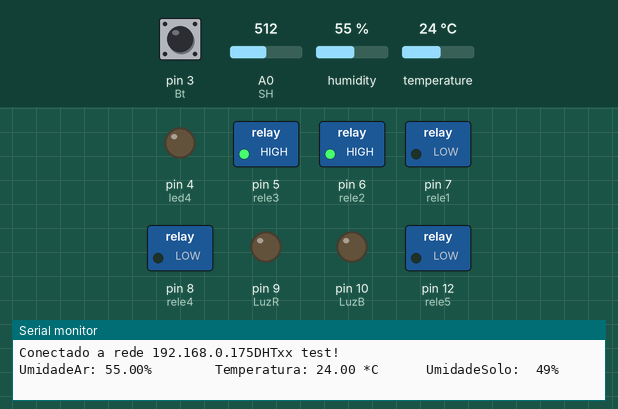
Simulated run of this sketch. Board: Arduino Uno, built with avr-gcc and run on an emulated ATmega328P. On the bench: switched loads named in the sketch (green lamp = pin HIGH), output pins drawn as LEDs (lit = HIGH), the last lines printed to the serial monitor. Inputs (shaded band) come from the test bench; at power-on: temperature 24 °C, pin 3 (Bt) HIGH, A0 (SH) = 512, humidity 55 %. WiFi joins after 1.5 s; servers stay silent unless stated; uploads are accepted with an empty reply.

Above: at 2.7 s.
2.8 s: temperature set to 22 °C
5.5 s: temperature set to 19 °C
At 8.0 s:
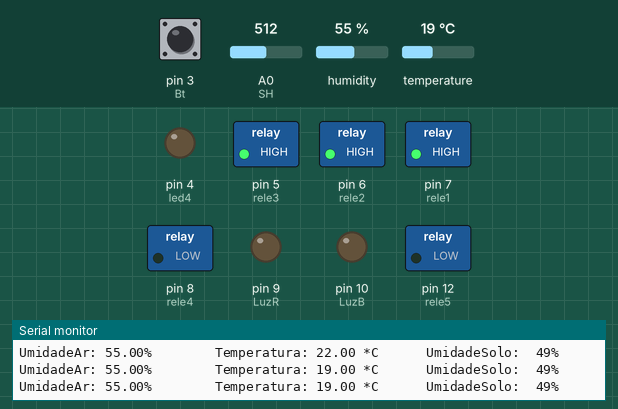
8.3 s: pin 3 (Bt) pulled LOW for 1.55 s
At 9.8 s:
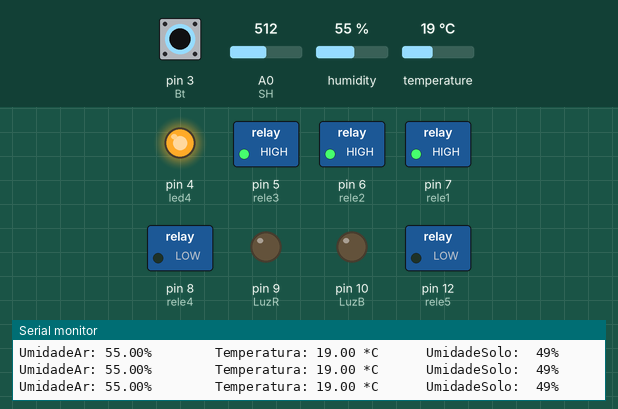
11.3 s: temperature set to 17 °C
13.9 s: temperature set to 14 °C
At 15.8 s:
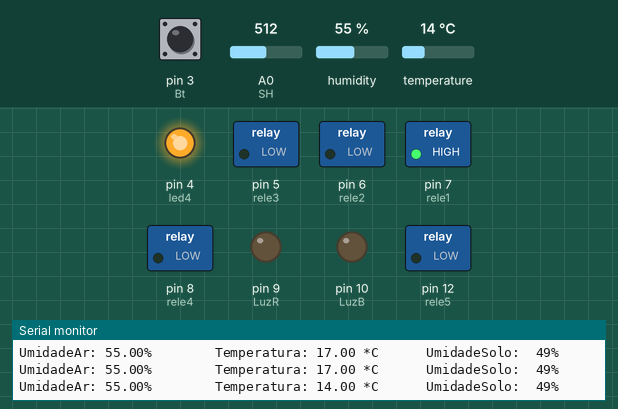
16.7 s: pin 3 (Bt) pulled LOW for 1.55 s
At 18.6 s:
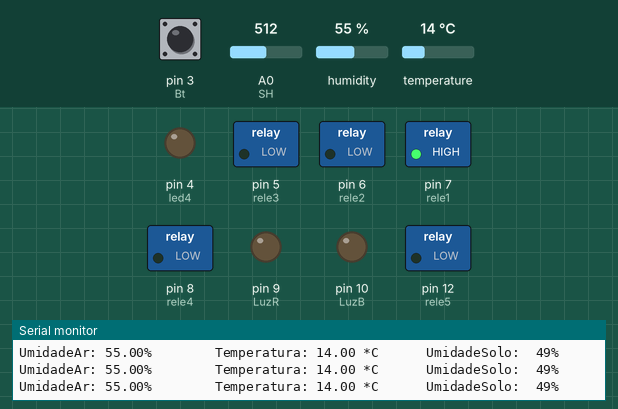
Timing chart, 0 to 20.1 s (numbered marks = the images above; inputs shaded):
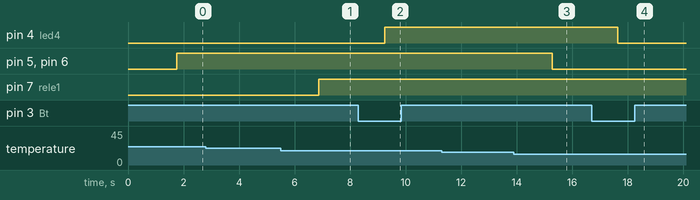

The sketch:

SmartEstufa_Alpha-V1.0.ino
```cpp
//Bibliotecas
#include <SPI.h>
#include <Ethernet.h>
#include "DHT.h"
#include "Wire.h"

byte mac[] = { 0xDE, 0xAD, 0xBE, 0xEF, 0xFE, 0xED };
byte ip[] = { 192, 168, 0, 175 };
byte gateway[] = {192, 168, 1, 254};
byte subnet[] = {255, 255, 255, 0};

byte servidor[] = {192, 168, 1, 64};


#define COMMON_ANODE
#define DHTPIN A1
#define DHTTYPE DHT11
#define portaHTTP 80
EthernetClient clienteArduino;
DHT dht(DHTPIN, DHTTYPE);

//Variáveis
int rele1 = 7;
int rele2 = 6;
int rele3 = 5;
int rele4 = 8;
int rele5 = 12;
int SHv;
int SH = A0;
int led1 = 7;
int led2 = 6;
int led3 = 5;
int led4 = 4;
int Bt = 3;
int LuzR = 9;
int LuzB = 10;
int estadoLed = 0;

int TmpLt = 21; //Temperatura Limite para a planta
int TmpMn = 15; //Temperatura Mínima para a planta
int UmiMin = 5; //


void setup() {
  Serial.begin(9600);
  Ethernet.begin(mac, ip, gateway, subnet);

  if (Ethernet.begin(mac) == 0) {
    Serial.println("Falha ao se conctar a rede ");
  } else {
    Serial.print("Conectado a rede ");
  }
  Serial.print(Ethernet.localIP());


  Serial.println("DHTxx test!");

  pinMode(rele1, OUTPUT);
  pinMode(rele2, OUTPUT);
  pinMode(rele3, OUTPUT);
  pinMode(rele4, OUTPUT);
  pinMode(rele5, OUTPUT);

  pinMode(led1, OUTPUT);
  pinMode(led2, OUTPUT);
  pinMode(led3, OUTPUT);
  pinMode(led4, OUTPUT);
  pinMode(LuzR, OUTPUT);
  pinMode(LuzB, OUTPUT);
  pinMode(Bt, INPUT_PULLUP);

  dht.begin();
}

void loop() {

  if (clienteArduino.available()) {
    char dadosRetornados = clienteArduino.read();
    Serial.print(dadosRetornados);
  }

  if (!clienteArduino.connected()) {
    clienteArduino.stop();
  }


  //Leitura do sensor de Umidade do Solo e conversão para porcentage,
  SHv = analogRead(SH);
  int UmidS = map(SHv, 1023, 0, 0, 100);

  // Leitura do sensor de temperatura do Ar e Umidade do Ar
  float temp = dht.readTemperature();
  float h = dht.readHumidity();

  //             Monitor Serial             //
  //----------------------------------------//
  Serial.print("UmidadeAr: ");
  Serial.print(h);
  Serial.print("%");
  Serial.print("        Temperatura: ");
  Serial.print(temp);
  Serial.print(" *C      ");
  Serial.print("UmidadeSolo:  ");
  Serial.print(UmidS);
  Serial.println("%");
  //----------------------------------------//


  // Ligar led no Botão
  if (digitalRead(Bt) == LOW) {
    estadoLed = !estadoLed;

    digitalWrite(4, estadoLed);
    while (digitalRead(Bt) == LOW);
    delay(100);
  }


  if (clienteArduino.connect(servidor, portaHTTP)) {
    clienteArduino.print("GET /SmartEstufa/salvar.php?temp=");
    clienteArduino.print(temp);
    clienteArduino.print("&UmidS=");
    clienteArduino.print(UmidS);
    clienteArduino.print("&h=");
    clienteArduino.println(h);

  } else {
    Serial.println("Falha ao se conectar com o Banco");
  }

   //                  Casos                 //
  //----------------------------------------//
  if (temp >= TmpLt) {
    //Ligar Exaustor
      digitalWrite(rele1, LOW);
  } else {
    //Desligar Exaustor
      digitalWrite(rele1, HIGH);
  }
  if (temp <= TmpMn) {
    // Ligar Peltir + Fan 1 e 2
      digitalWrite(rele2, LOW);

      digitalWrite(rele3, LOW);
  } else {
    // Desligar Peltier + Fan 1 e 2
      digitalWrite(rele2, HIGH);
      digitalWrite(rele3, HIGH);
  } if (UmidS < UmiMin) {
    //Abrir a corrente de água
  } else {
    // Fechar a corrente de água
  }

  delay(1000);


}
```

Measured:
- the behaviour switches between 21 and 20 °C on temperature (found by bisection; images 0 and 1)
- the behaviour switches between 16 and 15 °C on temperature (found by bisection; images 2 and 3)
- after the input at 5.5 s, pin 7 (rele1): LOW → HIGH after 1.4 s
- after the input at 8.3 s, pin 4 (led4): LOW → HIGH after 0.94 s
- after the input at 13.9 s, pin 5 (rele3), pin 6 (rele2): HIGH → LOW after 1.4 s
- after the input at 16.7 s, pin 4 (led4): HIGH → LOW after 0.94 s
